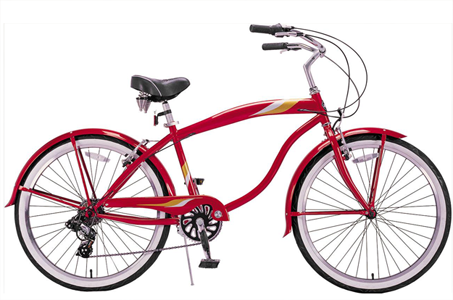
#> input picture Computer Vision/Assignment 2/bicycle.bmp, 453 x 300 px
$ python assignment2.py   (older library calls are emulated)
#> lines starting #> are read from the running program, lines starting #| are printed output that depends on the picture; after the words box and inside, x2 and y2 are one past the last pixel; in counts of white or black regions, pixels touching at a corner belong together
# IMPORTING
import cv2
import numpy as np
from scipy import signal
import matplotlib.pyplot as plt

# READING IMAGES
img = cv2.imread('bicycle.bmp')
#> img is the input picture: shape (300, 453, 3); mean B, G, R 215.9, 213.2, 225.4
imgGray = cv2.cvtColor(img, cv2.COLOR_RGB2GRAY)

# BOX FILTER
## Manual Box Filter
mask3 = np.ones((3,3))/255
box3 = signal.convolve2d(imgGray,mask3,boundary='symm',mode='same')
fig,(ax1,ax2) = plt.subplots(1,2,figsize=(10,15))

mask5 = np.ones((5,5))/255
box5 = signal.convolve2d(imgGray,mask5,boundary='symm',mode='same')
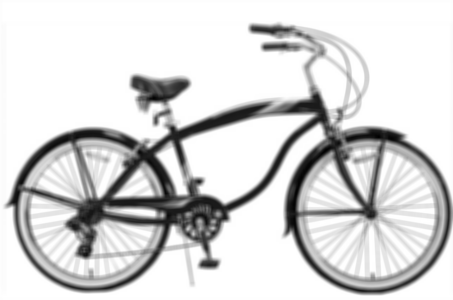
#> box5: shape (300, 453) float64; min 0.769, max 25, mean 21.1; drawn with min black and max white
fig,(ax1,ax2) = plt.subplots(1,2,figsize=(10,15))

## Built in Box Filter
bBox3 = cv2.boxFilter(imgGray,-1,(3,3))
bBox5 = cv2.boxFilter(imgGray,-1,(5,5))

# SOBEL FILTERS
## Horizontal Edge
xEdge3 = np.array([[-1,-2,-1],[0,0,0],[1,2,1]], dtype=np.float32)
xSobel3 = cv2.filter2D(imgGray, -1, xEdge3)
xEdge5 = np.array([[-2,-2,-4,-2,-2],[-1,-1,-2,-1,-1],[0,0,0,0,0],[1,1,2,1,1],[2,2,4,2,2]], dtype=np.float32)
xSobel5 = cv2.filter2D(imgGray, -1, xEdge5)
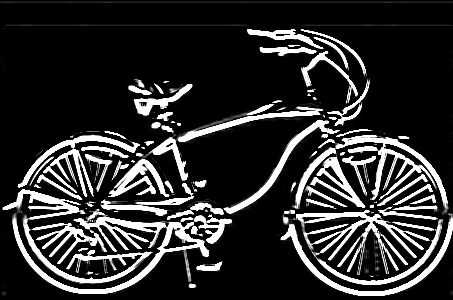
#> xSobel5: shape (300, 453); min 0, max 255, mean 47

## Vertical Edge
yEdge3 = np.array([[-1,0,1],[-2,0,2],[-1,0,1]], dtype=np.float32)
ySobel3 = cv2.filter2D(imgGray, -1, yEdge3)
yEdge5 = np.array([[-2,-1,0,1,2],[-2,-1,0,1,2],[-4,-2,0,2,4],[-2,-1,0,1,2],[-2,-1,0,1,2]], dtype=np.float32)
ySobel5 = cv2.filter2D(imgGray, -1, yEdge5)
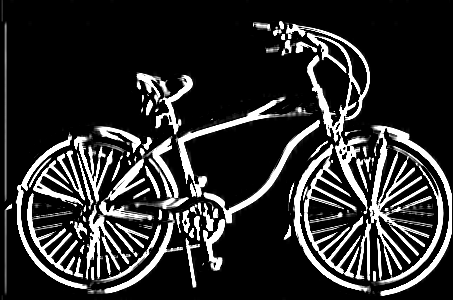
#> ySobel5: shape (300, 453); min 0, max 255, mean 45.7

## Combined
fx3 = signal.convolve2d(imgGray, xEdge3, boundary='symm', mode='same')
fy3 = signal.convolve2d(imgGray, yEdge3, boundary='symm', mode='same')
combined3 = (fx3**2 + fy3**2)**0.5

fx5 = signal.convolve2d(imgGray, xEdge5, boundary='symm', mode='same')
fy5 = signal.convolve2d(imgGray, yEdge5, boundary='symm', mode='same')
combined5 = (fx5**2 + fy5**2)**0.5
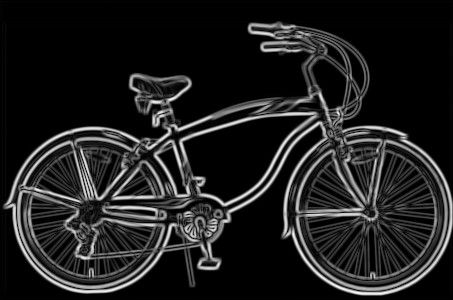
#> combined5: shape (300, 453) float32; min 0, max 4496.2, mean 567.2; drawn with min black and max white

## Built-in Sobel
bSobel3 = cv2.Sobel(imgGray, cv2.CV_64F, 1, 1, 3)
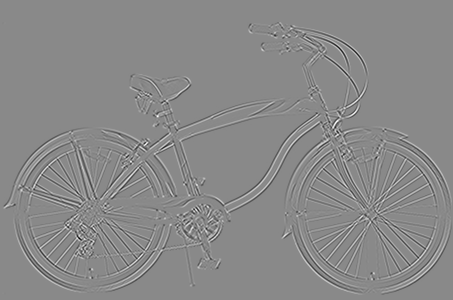
#> bSobel3: shape (300, 453) float64; min -485, max 415, mean 0; drawn with min black and max white
bSobel5 = cv2.Sobel(imgGray, cv2.CV_64F, 1, 1, 5)

# GAUSIAN
gausian3 = cv2.GaussianBlur(imgGray, (3,3), 0)
gausian5 = cv2.GaussianBlur(imgGray, (5,5), 0)

# SHOWING IMAGES

cv2.imshow("Original", img)
cv2.moveWindow("Original", 20,20)
cv2.imshow("Gray", imgGray)
cv2.moveWindow("Gray", 40,20)
ax1.imshow(box3,cmap='gray')# 1
ax2.imshow(box5,cmap='gray')
plt.show()
cv2.waitKey(0)

cv2.imshow("bBox3", bBox3) # 2
cv2.moveWindow("bBox3", 60,20)
cv2.imshow("bBox5", bBox5)
cv2.moveWindow("bBox5", 80,20)
cv2.waitKey(0)

cv2.imshow("xSobel3", xSobel3) # 3
cv2.imshow("xSobel5", xSobel5)
cv2.waitKey(0)

cv2.imshow("ySobel3", ySobel3) # 4
cv2.imshow("ySobel5", ySobel5)
cv2.waitKey(0)

cv2.imshow("combined3", combined3) # 5
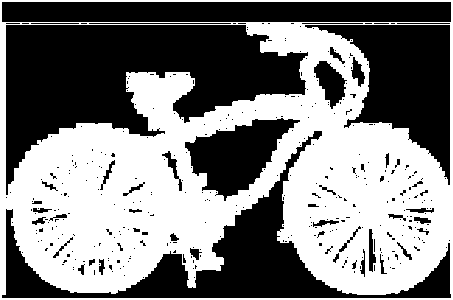
#> window 'combined3': shape (300, 453); 50.2% white; 370 black regions (322 under 20 px), largest, box (x1, y1, x2, y2) and area: (6, 25, 308, 195) 24875, (2, 131, 451, 298) 14056, (305, 25, 450, 185) 10446
cv2.imshow("combined5", combined5)
cv2.waitKey(0)

cv2.imshow("bSobel3", bSobel3) # 6
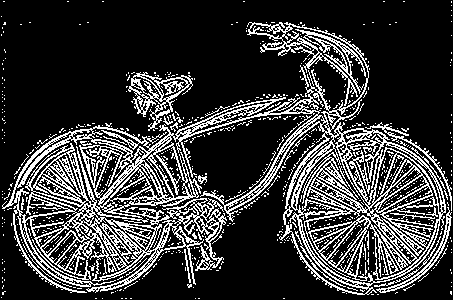
#> window 'bSobel3': shape (300, 453); 22.1% white in thin lines or dots
cv2.imshow("bSobel5", bSobel5)
cv2.waitKey(0)

cv2.imshow("gausian3", gausian3) # 7
cv2.imshow("gausian5", gausian5)
cv2.moveWindow("gausian3", 40,20)
cv2.moveWindow("gausian5", 40,20)
cv2.waitKey(0)
